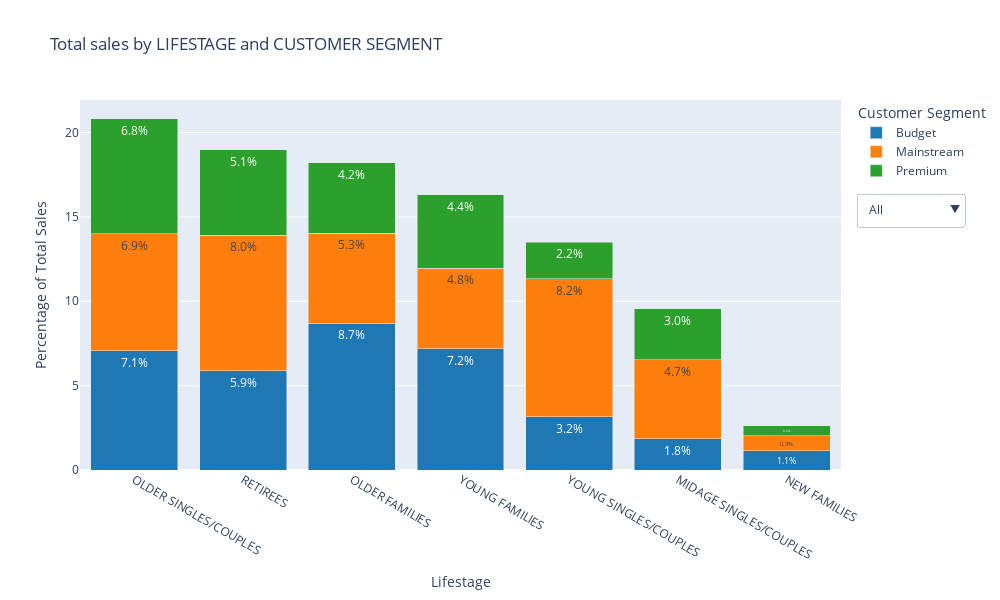

Notebook cell for this chart:
### Markdown cell above
### How many chips are bought per customer by segment?

### Code cell
# Compute overall total sales
total_sales_overall = data['TOT_SALES'].sum()

# Include a proportion column to our sales by segment
sales_by_lifestage_segment['PROPORTION'] = (sales_by_lifestage_segment['TOTAL_SALES'] / total_sales_overall * 100)

# Sort LIFESTAGE by total sales
lifestage_order = (
    sales_by_lifestage_segment.groupby('LIFESTAGE', observed=True)['TOTAL_SALES']
    .sum()
    .sort_values(ascending=False)
    .index
    .tolist()
)
sales_by_lifestage_segment['LIFESTAGE'] = pd.Categorical(
    sales_by_lifestage_segment['LIFESTAGE'], categories=lifestage_order, ordered=True
    )
sales_by_lifestage_segment = sales_by_lifestage_segment.sort_values('LIFESTAGE')

# 3. Create Stacked Bar Chart using Plotly Express
fig = px.bar(
    sales_by_lifestage_segment,
    x='LIFESTAGE',
    y='PROPORTION',
    color='PREMIUM_CUSTOMER',
    text=sales_by_lifestage_segment['PROPORTION'].round(1).astype(str) + '%',
    title='Total sales by LIFESTAGE and CUSTOMER SEGMENT',
    labels={'PROPORTION': 'Proportion of Sales (%)'},
    color_discrete_sequence=['#1f77b4', '#ff7f0e', '#2ca02c'],
    height=600,
    width=1000
)

# Customize layout
fig.update_traces(textposition='inside')
fig.update_layout(
    barmode='stack',
    xaxis_title='Lifestage',
    yaxis_title='Percentage of Total Sales',
    legend_title='Customer Segment',
)

fig.update_layout(
    updatemenus=[
        dict(
            buttons=[
                dict(
                    label="All", method="restyle", args=[
                        {"visible": [True] * len(sales_by_lifestage_segment['PREMIUM_CUSTOMER'].unique())}
                        ]
                    ),
                *[
                    dict(label=customer,
                         method="restyle",
                         args=[{"visible": [customer == val for val in sales_by_lifestage_segment['PREMIUM_CUSTOMER']]}])
                    for customer in sales_by_lifestage_segment['PREMIUM_CUSTOMER'].unique()
                ]
            ],
            direction="down",
            showactive=True,
            x=1.02,
            y=0.75,
            xanchor='left',
            yanchor='top'
        )
    ]
)

plt.savefig('./Quantium/Total Sale percentage.png')
fig.show();

### Figure 1 — Plotly figure (JSON) as saved in the notebook; plotly's stock layout.template omitted (floating-point values rounded to 4 significant figures)
{"data": [{"hovertemplate": "PREMIUM_CUSTOMER=Budget<br>LIFESTAGE=%{x}<br>Proportion of Sales (%)=%{y}<br>text=%{text}<extra></extra>", "legendgroup": "Budget", "marker": {"color": "#1f77b4", "pattern": {"shape": ""}}, "name": "Budget", "orientation": "v", "showlegend": true, "text": ["7.1%", "5.9%", "8.7%", "7.2%", "3.2%", "1.8%", "1.1%"], "textposition": "inside", "type": "bar", "x": ["OLDER SINGLES/COUPLES", "RETIREES", "OLDER FAMILIES", "YOUNG FAMILIES", "YOUNG SINGLES/COUPLES", "MIDAGE SINGLES/COUPLES", "NEW FAMILIES"], "xaxis": "x", "y": [7.081, 5.867, 8.69, 7.186, 3.164, 1.847, 1.142], "yaxis": "y"}, {"hovertemplate": "PREMIUM_CUSTOMER=Mainstream<br>LIFESTAGE=%{x}<br>Proportion of Sales (%)=%{y}<br>text=%{text}<extra></extra>", "legendgroup": "Mainstream", "marker": {"color": "#ff7f0e", "pattern": {"shape": ""}}, "name": "Mainstream", "orientation": "v", "showlegend": true, "text": ["6.9%", "8.0%", "5.3%", "4.8%", "8.2%", "4.7%", "0.9%"], "textposition": "inside", "type": "bar", "x": ["OLDER SINGLES/COUPLES", "RETIREES", "OLDER FAMILIES", "YOUNG FAMILIES", "YOUNG SINGLES/COUPLES", "MIDAGE SINGLES/COUPLES", "NEW FAMILIES"], "xaxis": "x", "y": [6.905, 8.042, 5.341, 4.783, 8.175, 4.694, 0.8852], "yaxis": "y"}, {"hovertemplate": "PREMIUM_CUSTOMER=Premium<br>LIFESTAGE=%{x}<br>Proportion of Sales (%)=%{y}<br>text=%{text}<extra></extra>", "legendgroup": "Premium", "marker": {"color": "#2ca02c", "pattern": {"shape": ""}}, "name": "Premium", "orientation": "v", "showlegend": true, "text": ["6.8%", "5.1%", "4.2%", "4.4%", "2.2%", "3.0%", "0.6%"], "textposition": "inside", "type": "bar", "x": ["OLDER SINGLES/COUPLES", "RETIREES", "OLDER FAMILIES", "YOUNG FAMILIES", "YOUNG SINGLES/COUPLES", "MIDAGE SINGLES/COUPLES", "NEW FAMILIES"], "xaxis": "x", "y": [6.844, 5.057, 4.168, 4.353, 2.163, 3.016, 0.5961], "yaxis": "y"}], "layout": {"barmode": "stack", "height": 600, "legend": {"title": {"text": "Customer Segment"}, "tracegroupgap": 0}, "title": {"text": "Total sales by LIFESTAGE and CUSTOMER SEGMENT"}, "updatemenus": [{"buttons": [{"args": [{"visible": [true, true, true]}], "label": "All", "method": "restyle"}, {"args": [{"visible": [true, false, false, false, true, false, true, false, false, false, false, true, false, true, false, false, false, true, true, false, false]}], "label": "Budget", "method": "restyle"}, {"args": [{"visible": [false, true, false, true, false, false, false, false, true, false, true, false, true, false, false, true, false, false, false, true, false]}], "label": "Mainstream", "method": "restyle"}, {"args": [{"visible": [false, false, true, false, false, true, false, true, false, true, false, false, false, false, true, false, true, false, false, false, true]}], "label": "Premium", "method": "restyle"}], "direction": "down", "showactive": true, "x": 1.02, "xanchor": "left", "y": 0.75, "yanchor": "top"}], "width": 1000, "xaxis": {"anchor": "y", "domain": [0, 1], "title": {"text": "Lifestage"}}, "yaxis": {"anchor": "x", "domain": [0, 1], "title": {"text": "Percentage of Total Sales"}}}}
